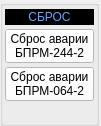
<?xml version="1.0" encoding="UTF-8"?>
<ui version="4.0">
 <class>ResetFails</class>
 <widget class="QWidget" name="ResetFails">
  <property name="geometry">
   <rect>
    <x>0</x>
    <y>0</y>
    <width>101</width>
    <height>126</height>
   </rect>
  </property>
  <property name="windowTitle">
   <string>Form</string>
  </property>
  <widget class="QGroupBox" name="groupBox_6">
   <property name="geometry">
    <rect>
     <x>0</x>
     <y>0</y>
     <width>99</width>
     <height>126</height>
    </rect>
   </property>
   <property name="title">
    <string/>
   </property>
   <layout class="QVBoxLayout" name="verticalLayout">
    <property name="spacing">
     <number>4</number>
    </property>
    <property name="leftMargin">
     <number>2</number>
    </property>
    <property name="topMargin">
     <number>3</number>
    </property>
    <property name="rightMargin">
     <number>2</number>
    </property>
    <property name="bottomMargin">
     <number>4</number>
    </property>
    <item>
     <widget class="QLabel" name="label_181">
      <property name="maximumSize">
       <size>
        <width>777</width>
        <height>166</height>
       </size>
      </property>
      <property name="styleSheet">
       <string notr="true">color: rgb(105, 165, 255);
background-color: rgb(0, 0, 0);</string>
      </property>
      <property name="frameShape">
       <enum>QFrame::StyledPanel</enum>
      </property>
      <property name="text">
       <string>СБРОС</string>
      </property>
      <property name="alignment">
       <set>Qt::AlignCenter</set>
      </property>
     </widget>
    </item>
    <item>
     <widget class="QPushButton" name="btn_reset_fail_up">
      <property name="sizePolicy">
       <sizepolicy hsizetype="Minimum" vsizetype="Fixed">
        <horstretch>0</horstretch>
        <verstretch>0</verstretch>
       </sizepolicy>
      </property>
      <property name="minimumSize">
       <size>
        <width>0</width>
        <height>34</height>
       </size>
      </property>
      <property name="maximumSize">
       <size>
        <width>16777215</width>
        <height>40</height>
       </size>
      </property>
      <property name="styleSheet">
       <string notr="true">background-color: rgb(255, 255, 255);</string>
      </property>
      <property name="text">
       <string>Сброс аварии
БПРМ-244-2</string>
      </property>
      <property name="checkable">
       <bool>true</bool>
      </property>
     </widget>
    </item>
    <item>
     <widget class="QPushButton" name="btn_reset_fail_down">
      <property name="minimumSize">
       <size>
        <width>0</width>
        <height>34</height>
       </size>
      </property>
      <property name="styleSheet">
       <string notr="true">background-color: rgb(255, 255, 255);</string>
      </property>
      <property name="text">
       <string>Сброс аварии
БПРМ-064-2</string>
      </property>
      <property name="checkable">
       <bool>true</bool>
      </property>
     </widget>
    </item>
    <item>
     <spacer name="verticalSpacer_2">
      <property name="orientation">
       <enum>Qt::Vertical</enum>
      </property>
      <property name="sizeHint" stdset="0">
       <size>
        <width>20</width>
        <height>40</height>
       </size>
      </property>
     </spacer>
    </item>
   </layout>
  </widget>
 </widget>
 <resources/>
 <connections/>
</ui>
